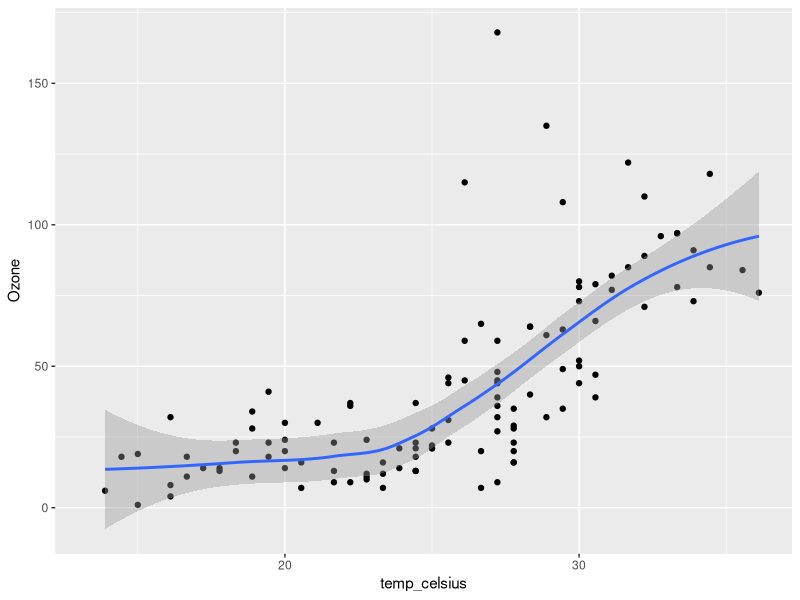
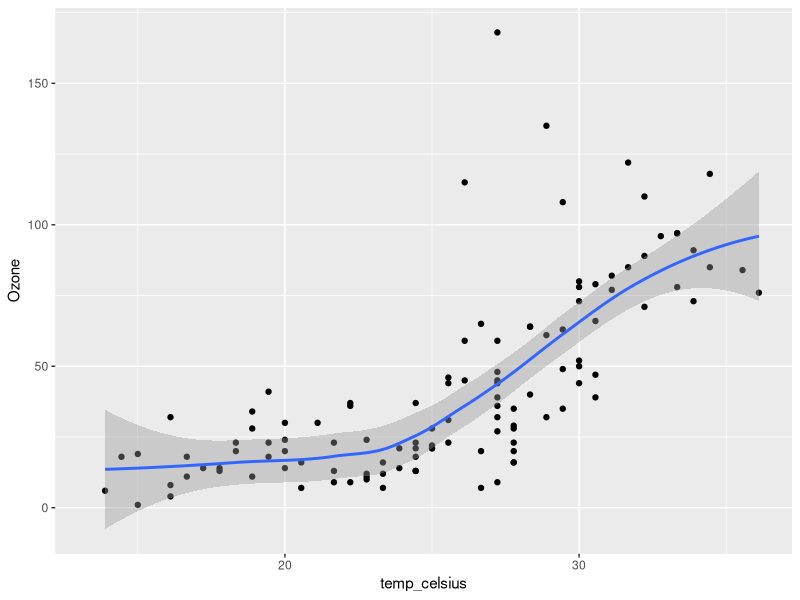

Here is the R script that generated these plots, in order:
## ---- chunk 1
#| echo: true
#| eval: true
#| warning: false
#| code-fold: true
#| fig-cap: "Nivel de ozono versus Temperatura."

library(tidyverse)
library(ggplot2)

print(dim(airquality))   # <1>

airquality <- airquality %>% 
  mutate(
    wind_kmhr = Wind / 0.6213711922,
    temp_celsius = (Temp - 32)*5/9
  )

print(names(airquality))   # <2>

ggplot(airquality, aes(temp_celsius, Ozone)) + 
  geom_point() + 
  geom_smooth(method = "loess")

## ---- chunk 2
#| echo: true
#| eval: true
#| warning: false
#| fig-cap: "Nivel de ozono versus Temperatura."

library(tidyverse)
library(ggplot2)

airquality <- airquality %>% 
  mutate(
    wind_kmhr = Wind / 0.6213711922,
    temp_celsius = (Temp - 32)*5/9
  )

ggplot(airquality, aes(temp_celsius, Ozone)) + 
  geom_point() + 
  geom_smooth(method = "loess")
